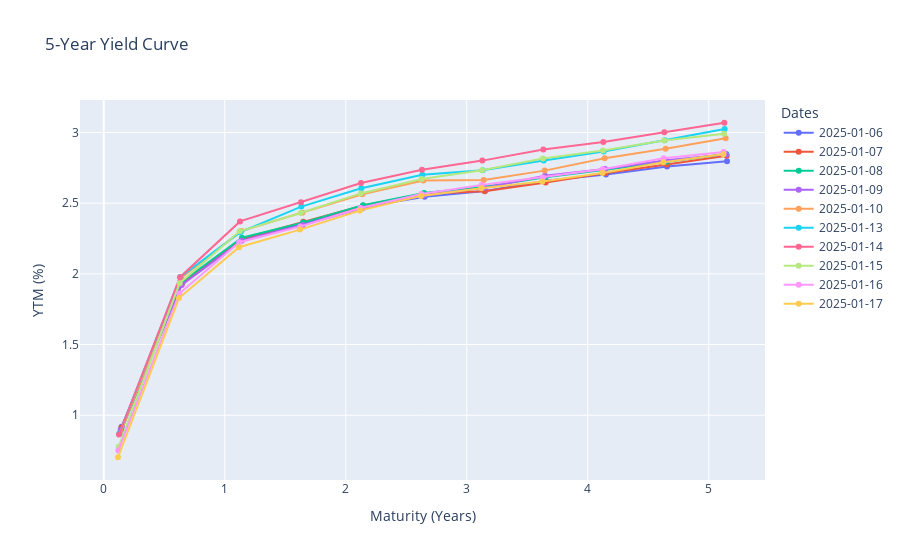

This figure's notebook cell:
### Code cell
fig = go.Figure()

for date in date_columns:
    bonds = []
    d = pd.to_datetime(date)

    Remaining_Maturity = (pd.to_datetime(dirty["Maturity Date"]) - d).dt.days / 365

    for i in range(len(data)):
        row = dirty.iloc[i]
        maturity = Remaining_Maturity.iloc[i]  # Get the maturity for this bond
        bond = (row[date], row["Coupon"] * 100, maturity)  # Price, Coupon, Maturity
        bonds.append(bond)

    bonds = [(float(price), float(coupon), float(maturity)) for price, coupon, maturity in bonds]

    yield_rates = calculate_ytm(bonds)
    maturities = [bond[2] for bond in bonds]

    # Add spot rates to figure
    fig.add_trace(
        go.Scatter(
            x=maturities,
            y=[rate * 100 for rate in yield_rates],  # Convert spot rates to percentages
            mode='lines+markers',
            name=str(date)
        )
    )

fig.update_layout(
    title='5-Year Yield Curve',
    xaxis_title='Maturity (Years)',
    yaxis_title='YTM (%)',
    legend_title="Dates"
)
fig.write_image("yield_curve.jpg")

fig.show()

### Figure 1 — Plotly figure (JSON) as saved in the notebook; plotly's stock layout.template omitted (floating-point values rounded to 4 significant figures)
{"data": [{"mode": "lines+markers", "name": "2025-01-06", "x": [0.1479, 0.6521, 1.148, 1.652, 2.148, 2.652, 3.151, 3.655, 4.151, 4.655, 5.151], "y": [0.9186, 1.947, 2.243, 2.36, 2.472, 2.546, 2.587, 2.658, 2.703, 2.759, 2.796], "type": "scatter"}, {"mode": "lines+markers", "name": "2025-01-07", "x": [0.1452, 0.6493, 1.145, 1.649, 2.145, 2.649, 3.148, 3.652, 4.148, 4.652, 5.148], "y": [0.9118, 1.935, 2.249, 2.369, 2.483, 2.567, 2.584, 2.646, 2.714, 2.774, 2.836], "type": "scatter"}, {"mode": "lines+markers", "name": "2025-01-08", "x": [0.1425, 0.6466, 1.142, 1.647, 2.142, 2.647, 3.145, 3.649, 4.145, 4.649, 5.145], "y": [0.8848, 1.944, 2.255, 2.363, 2.486, 2.572, 2.616, 2.683, 2.737, 2.793, 2.848], "type": "scatter"}, {"mode": "lines+markers", "name": "2025-01-09", "x": [0.1397, 0.6438, 1.14, 1.644, 2.14, 2.644, 3.142, 3.647, 4.142, 4.647, 5.142], "y": [0.898, 1.922, 2.234, 2.345, 2.464, 2.555, 2.608, 2.693, 2.741, 2.804, 2.845], "type": "scatter"}, {"mode": "lines+markers", "name": "2025-01-10", "x": [0.137, 0.6411, 1.137, 1.641, 2.137, 2.641, 3.14, 3.644, 4.14, 4.644, 5.14], "y": [0.8711, 1.972, 2.303, 2.433, 2.564, 2.66, 2.664, 2.73, 2.817, 2.885, 2.959], "type": "scatter"}, {"mode": "lines+markers", "name": "2025-01-13", "x": [0.1288, 0.6329, 1.129, 1.633, 2.129, 2.633, 3.132, 3.636, 4.132, 4.636, 5.132], "y": [0.8705, 1.978, 2.295, 2.476, 2.606, 2.701, 2.733, 2.802, 2.865, 2.945, 3.024], "type": "scatter"}, {"mode": "lines+markers", "name": "2025-01-14", "x": [0.126, 0.6301, 1.126, 1.63, 2.126, 2.63, 3.129, 3.633, 4.129, 4.633, 5.129], "y": [0.8637, 1.977, 2.371, 2.506, 2.643, 2.737, 2.801, 2.879, 2.933, 3.002, 3.069], "type": "scatter"}, {"mode": "lines+markers", "name": "2025-01-15", "x": [0.1233, 0.6274, 1.123, 1.627, 2.123, 2.627, 3.126, 3.63, 4.126, 4.63, 5.126], "y": [0.7767, 1.934, 2.301, 2.431, 2.569, 2.672, 2.733, 2.816, 2.872, 2.943, 2.991], "type": "scatter"}, {"mode": "lines+markers", "name": "2025-01-16", "x": [0.1205, 0.6247, 1.121, 1.625, 2.121, 2.625, 3.123, 3.627, 4.123, 4.627, 5.123], "y": [0.7498, 1.861, 2.224, 2.335, 2.466, 2.565, 2.629, 2.682, 2.74, 2.817, 2.862], "type": "scatter"}, {"mode": "lines+markers", "name": "2025-01-17", "x": [0.1178, 0.6219, 1.118, 1.622, 2.118, 2.622, 3.121, 3.625, 4.121, 4.625, 5.121], "y": [0.7029, 1.829, 2.189, 2.313, 2.448, 2.552, 2.606, 2.654, 2.714, 2.79, 2.847], "type": "scatter"}], "layout": {"title": {"text": "5-Year Yield Curve"}, "xaxis": {"title": {"text": "Maturity (Years)"}}, "yaxis": {"title": {"text": "YTM (%)"}}, "legend": {"title": {"text": "Dates"}}}}
